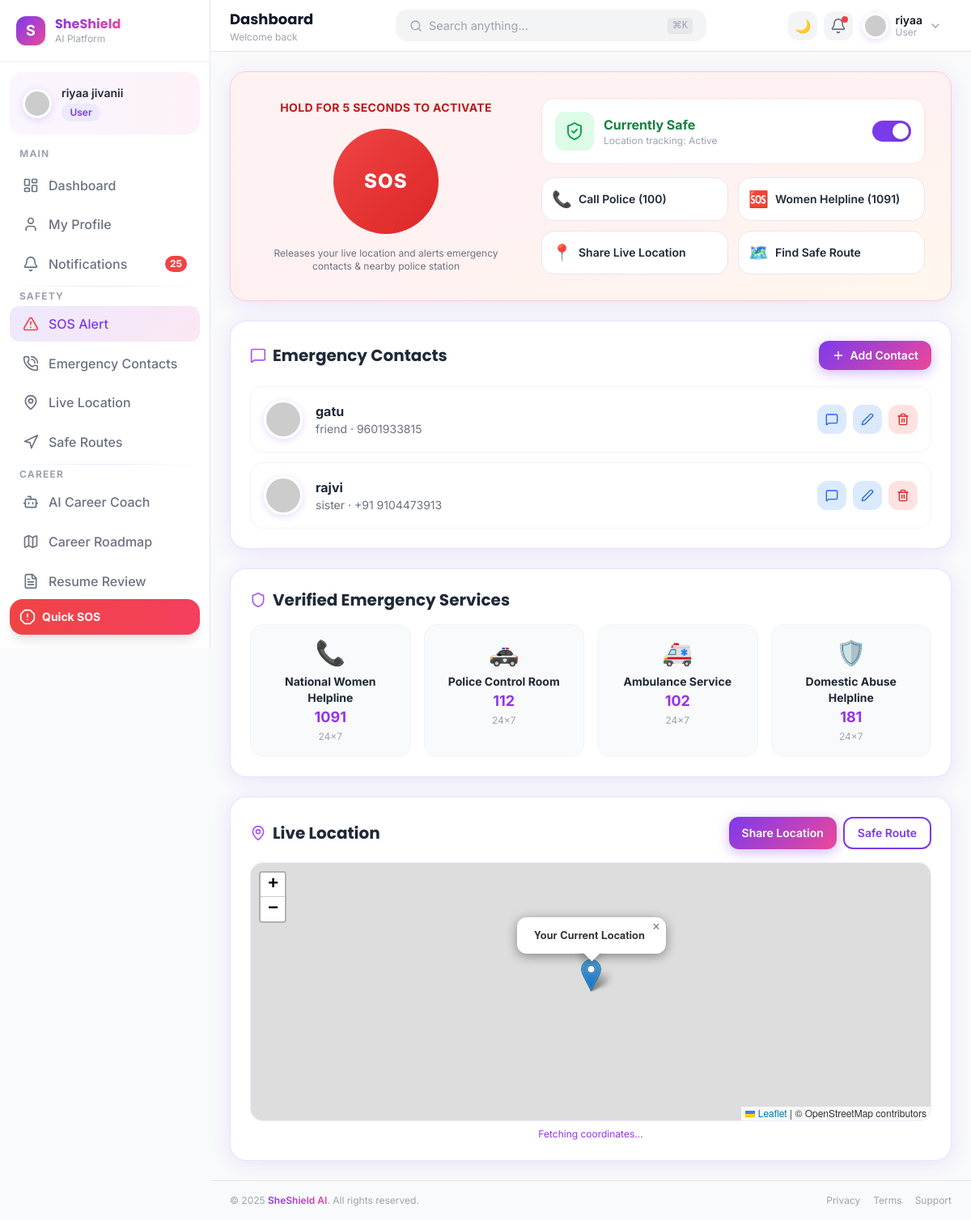
/safety/sos/ (signed in), run on the app's committed database.
### core/models.py (models this page shows, shortened)
class User(AbstractUser):
    ROLE_CHOICES = [
        ('user', 'User'),
        ('mentor', 'Mentor'),
        ('admin', 'Admin'),
    ]
    role = models.CharField(max_length=10, choices=ROLE_CHOICES, default='user')
    phone = models.CharField(max_length=15, blank=True)
    date_of_birth = models.DateField(null=True, blank=True)
    city = models.CharField(max_length=100, blank=True)
    bio = models.TextField(blank=True)
    profile_photo = models.ImageField(upload_to='profiles/', null=True, blank=True)
    resume = models.FileField(upload_to='resumes/', null=True, blank=True)
    safety_score = models.IntegerField(default=85)
    is_location_sharing = models.BooleanField(default=True)
    created_at = models.DateTimeField(auto_now_add=True)
    @property
    def dob(self):
        return self.date_of_birth

class EmergencyContact(models.Model):
    RELATION_CHOICES = [
        ('mother', 'Mother'), ('father', 'Father'), ('sister', 'Sister'),
        ('brother', 'Brother'), ('friend', 'Friend'), ('spouse', 'Spouse'), ('other', 'Other'),
    ]
    user = models.ForeignKey(User, on_delete=models.CASCADE, related_name='emergency_contacts')
    name = models.CharField(max_length=100)
    phone = models.CharField(max_length=15)
    relation = models.CharField(max_length=20, choices=RELATION_CHOICES, default='other')
    is_primary = models.BooleanField(default=False)

class VerifiedService(models.Model):
    name = models.CharField(max_length=100)
    number = models.CharField(max_length=20)
    icon = models.CharField(max_length=10, default='🚑')
    availability = models.CharField(max_length=50, default='24x7')

### safety/views.py (the view)
# urls.py: path('safety/sos/', views.sos_view, name='sos'),
@login_required
def sos_view(request):
    user = request.user
    return render(request, 'safety/sos.html', {
        'emergency_contacts': user.emergency_contacts.all(),
        'recent_sos': user.sos_alerts.order_by('-created_at')[:5],
        'emergency_services': VerifiedService.objects.all(),
        'safety_score': getattr(user, 'safety_score', 95),
    })

### templates/safety/sos.html (shortened to what this page needs)
{% extends 'layouts/dashboard_layout.html' %}
{% load static %}
{% block content %}
<div class="space-y-6">
  <div class="card p-8 bg-gradient-to-br from-red-50 via-rose-50 to-orange-50 dark:from-red-900/15 dark:to-orange-900/10 border-red-200 dark:border-red-900/30">
    <div class="flex flex-col lg:flex-row items-center gap-8">
      <div class="flex flex-col items-center gap-4">
        <p class="text-sm font-bold text-red-700 dark:text-red-400 tracking-wide uppercase">Hold for 5 seconds to activate</p>
        <button id="sosBtn" class="sos-btn">
          <span>SOS</span>
        </button>
        <p class="text-xs text-gray-500 text-center max-w-xs">Releases your live location and alerts emergency contacts & nearby police station</p>
      </div>
      <div class="flex-1 space-y-4">
        <div class="flex items-center gap-3 p-4 bg-white dark:bg-white/5 rounded-2xl border border-red-100 dark:border-red-900/20">
          <div class="w-12 h-12 bg-green-100 dark:bg-green-900/30 rounded-xl flex items-center justify-center">
            <i data-lucide="shield-check" class="w-6 h-6 text-green-600"></i>
          </div>
          <div>
            <p class="font-bold text-green-700 dark:text-green-400">Currently Safe</p>
            <p class="text-xs text-gray-400">Location tracking: Active</p>
          </div>
          <label class="toggle ml-auto flex-shrink-0">
            <span class="toggle-slider"></span>
          </label>
        </div>
        <div class="grid grid-cols-2 gap-3">
          <button onclick="callEmergency()" class="flex items-center gap-2 p-3 bg-white dark:bg-white/5 rounded-2xl border border-gray-200 dark:border-white/10 font-semibold text-sm hover:border-red-400 hover:bg-red-50 dark:hover:bg-red-900/10 transition">
            <span class="text-xl">📞</span> Call Police (100)
          </button>
          <button onclick="callEmergency(1091)" class="flex items-center gap-2 p-3 bg-white dark:bg-white/5 rounded-2xl border border-gray-200 dark:border-white/10 font-semibold text-sm hover:border-pink-400 hover:bg-pink-50 dark:hover:bg-pink-900/10 transition">
            <span class="text-xl">🆘</span> Women Helpline (1091)
          </button>
          <button onclick="shareLocation()" class="flex items-center gap-2 p-3 bg-white dark:bg-white/5 rounded-2xl border border-gray-200 dark:border-white/10 font-semibold text-sm hover:border-blue-400 hover:bg-blue-50 dark:hover:bg-blue-900/10 transition">
            <span class="text-xl">📍</span> Share Live Location
          </button>
          <a href="{% url 'safe_route' %}" class="flex items-center gap-2 p-3 bg-white dark:bg-white/5 rounded-2xl border border-gray-200 dark:border-white/10 font-semibold text-sm hover:border-green-400 hover:bg-green-50 dark:hover:bg-green-900/10 transition">
            <span class="text-xl">🗺️</span> Find Safe Route
          </a>
        </div>
      </div>
    </div>
  </div>
  <div class="card p-6">
    <div class="flex items-center justify-between mb-5">
      <h3 class="font-display font-bold text-xl flex items-center gap-2">
        <i data-lucide="message-square" class="w-5 h-5 text-purple-500"></i> Emergency Contacts
      </h3>
      <button class="btn-primary text-sm py-2 px-4 flex items-center gap-1.5" data-modal-open="addContactModal">
        <i data-lucide="plus" class="w-4 h-4"></i> Add Contact
      </button>
    </div>
    <div class="space-y-3" id="contactsList">
      {% for contact in emergency_contacts %}
      <div class="flex items-center gap-4 p-4 border border-gray-100 dark:border-purple-900/30 rounded-2xl hover:bg-gray-50 dark:hover:bg-white/5 transition">
        <img src="https://ui-avatars.com/api/?name={{ contact.name }}&background=7C3AED&color=fff&size=48" class="avatar w-12 h-12" alt="{{ contact.name }}"/>
        <div class="flex-1">
          <p class="font-bold">{{ contact.name }}</p>
          <p class="text-sm text-gray-500">{{ contact.relation }} · {{ contact.phone }}</p>
        </div>
        <div class="flex items-center gap-2">
          <a href="sms:{{ contact.phone }}?body=Emergency! Please help me!" class="w-9 h-9 rounded-xl bg-blue-100 dark:bg-blue-900/30 flex items-center justify-center text-blue-600 hover:bg-blue-200 transition" title="Send SMS">
            <i data-lucide="message-square" class="w-4 h-4"></i>
          </a>
          <button class="w-9 h-9 rounded-xl bg-blue-100 dark:bg-blue-900/30 flex items-center justify-center text-blue-600 hover:bg-blue-200 transition" onclick="editContact('{{ contact.id }}')">
            <i data-lucide="edit-2" class="w-4 h-4"></i>
          </button>
          <button class="w-9 h-9 rounded-xl bg-red-100 dark:bg-red-900/30 flex items-center justify-center text-red-600 hover:bg-red-200 transition" onclick="deleteContact('{{ contact.id }}')">
            <i data-lucide="trash-2" class="w-4 h-4"></i>
          </button>
        </div>
      </div>
      {% endfor %}
    </div>
  </div>
  <div class="card p-6">
    <h3 class="font-display font-bold text-xl mb-4 flex items-center gap-2">
      <i data-lucide="shield" class="w-5 h-5 text-purple-500"></i> Verified Emergency Services
    </h3>
    <div class="grid grid-cols-1 sm:grid-cols-2 lg:grid-cols-4 gap-4">
      {% for service in emergency_services %}
      <div class="p-4 bg-gray-50 dark:bg-white/5 rounded-2xl text-center border border-gray-100 dark:border-white/10 hover:border-purple-300 transition">
        <span class="text-3xl">{{ service.icon }}</span>
        <p class="font-bold mt-2 text-sm">{{ service.name }}</p>
        <a href="tel:{{ service.number }}" class="text-purple-600 font-bold text-lg">{{ service.number }}</a>
        <p class="text-xs text-gray-400 mt-0.5">{{ service.availability }}</p>
      </div>
      {% endfor %}
    </div>
  </div>
  <div class="card p-6">
    <div class="flex items-center justify-between mb-4">
      <h3 class="font-display font-bold text-xl flex items-center gap-2">
        <i data-lucide="map-pin" class="w-5 h-5 text-purple-500"></i> Live Location
      </h3>
      <div class="flex gap-2">
        <button onclick="shareLocation()" class="btn-primary text-sm py-2 px-4">Share Location</button>
        <a href="{% url 'safe_route' %}" class="btn-outline text-sm py-2 px-4">Safe Route</a>
      </div>
    </div>
    <link rel="stylesheet" href="https://unpkg.com/leaflet@1.9.4/dist/leaflet.css"/>
    <div id="sosMapEl" class="w-full rounded-2xl overflow-hidden border border-purple-100 dark:border-purple-900/30" style="height:320px; z-index: 1;"></div>
    <p class="text-xs text-purple-600 dark:text-purple-400 mt-2 text-center" id="locationText">Fetching coordinates…</p>
  </div>
</div>
{% endblock %}

### templates/components/sidebar.html (shortened to what this page needs)
{% load static %}
<aside id="sidebar" class="sidebar flex flex-col">
  <div class="flex items-center gap-3 px-5 py-5 border-b border-purple-100 dark:border-purple-900/30">
    <div class="w-9 h-9 rounded-xl gradient-bg flex items-center justify-center shadow flex-shrink-0">
      <span class="text-white font-bold text-lg">S</span>
    </div>
    <div class="sidebar-text">
      <p class="font-display font-bold text-base gradient-text leading-tight">SheShield</p>
      <p class="text-xs text-gray-400">AI Platform</p>
    </div>
  </div>
  <div class="flex items-center gap-3 px-4 py-4 mx-3 mt-3 rounded-2xl bg-gradient-to-r from-purple-50 to-pink-50 dark:from-purple-900/20 dark:to-pink-900/10">
    <img src="{% if request.user.profile_photo %}{{ request.user.profile_photo.url }}{% else %}https://ui-avatars.com/api/?name={{ request.user.first_name|urlencode }}+{{ request.user.last_name|urlencode }}&background=7C3AED&color=fff{% endif %}"
         alt="Avatar" class="avatar w-9 h-9"/>
    <div class="sidebar-text flex-1 min-w-0">
      <p class="font-semibold text-sm truncate">{{ request.user.get_full_name|default:'Guest User' }}</p>
      <span class="badge badge-purple text-xs">{{ request.user.role|default:'User'|capfirst }}</span>
    </div>
  </div>
  <nav class="flex-1 overflow-y-auto px-3 py-4 space-y-1">
    <p class="sidebar-text text-xs font-bold text-gray-400 uppercase tracking-widest px-3 mb-2">Main</p>
    <a href="{% url 'dashboard' %}" class="sidebar-link" id="navDashboard">
      <i data-lucide="layout-dashboard" class="icon"></i>
      <span class="sidebar-text">Dashboard</span>
    </a>
    <a href="{% url 'profile' %}" class="sidebar-link" id="navProfile">
      <i data-lucide="user" class="icon"></i>
      <span class="sidebar-text">My Profile</span>
    </a>
    <a href="{% url 'notifications' %}" class="sidebar-link relative" id="navNotif">
      <i data-lucide="bell" class="icon"></i>
      <span class="sidebar-text">Notifications</span>
      {% if unread_notifications_count > 0 %}
      <span class="ml-auto sidebar-text bg-red-500 text-white text-xs px-1.5 py-0.5 rounded-full font-bold">{{ unread_notifications_count }}</span>
      {% endif %}
    </a>
    <div class="section-divider"></div>
    <p class="sidebar-text text-xs font-bold text-gray-400 uppercase tracking-widest px-3 mb-2">Safety</p>
    <a href="{% url 'sos' %}" class="sidebar-link" id="navSOS">
      <i data-lucide="alert-triangle" class="icon text-red-500"></i>
      <span class="sidebar-text">SOS Alert</span>
    </a>
    <a href="{% url 'emergency_contacts' %}" class="sidebar-link" id="navContacts">
      <i data-lucide="phone-call" class="icon"></i>
      <span class="sidebar-text">Emergency Contacts</span>
    </a>
    <a href="{% url 'live_location' %}" class="sidebar-link" id="navLocation">
      <i data-lucide="map-pin" class="icon"></i>
      <span class="sidebar-text">Live Location</span>
    </a>
    <a href="{% url 'safe_route' %}" class="sidebar-link" id="navRoute">
      <i data-lucide="navigation" class="icon"></i>
      <span class="sidebar-text">Safe Routes</span>
    </a>
    <div class="section-divider"></div>
    <p class="sidebar-text text-xs font-bold text-gray-400 uppercase tracking-widest px-3 mb-2">Career</p>
    <a href="{% url 'career_chat' %}" class="sidebar-link" id="navChat">
      <i data-lucide="bot" class="icon"></i>
      <span class="sidebar-text">AI Career Coach</span>
    </a>
    <a href="{% url 'career_roadmap' %}" class="sidebar-link" id="navRoadmap">
      <i data-lucide="map" class="icon"></i>
      <span class="sidebar-text">Career Roadmap</span>
    </a>
    <a href="{% url 'resume_review' %}" class="sidebar-link" id="navResume">
      <i data-lucide="file-text" class="icon"></i>
      <span class="sidebar-text">Resume Review</span>
    </a>
  </nav>
  <div class="px-3 pb-4 sidebar-text">
    <a href="{% url 'sos' %}"
       class="flex items-center gap-2 p-3 rounded-2xl bg-gradient-to-r from-red-500 to-rose-500 text-white font-bold text-sm shadow-lg hover:opacity-90 transition">
      <i data-lucide="alert-octagon" class="w-5 h-5"></i>
      <span>Quick SOS</span>
    </a>
  </div>
</aside>

### templates/components/navbar.html (shortened to what this page needs)
{% load static %}
<nav class="navbar flex items-center justify-between px-4 lg:px-6 gap-4">
  <div class="flex items-center gap-3">
    <div>
      <h1 class="font-display font-bold text-base lg:text-lg text-gray-900 dark:text-white leading-tight">{% block page_title %}Dashboard{% endblock %}</h1>
      <p class="text-xs text-gray-400 hidden sm:block">{% block page_subtitle %}Welcome back{% endblock %}</p>
    </div>
  </div>
  <div class="hidden md:flex flex-1 max-w-sm mx-auto">
    <div class="search-bar w-full">
      <i data-lucide="search" class="w-4 h-4 text-gray-400"></i>
      <input type="search" id="globalSearch" placeholder="Search anything…" class="text-sm"/>
      <kbd class="hidden lg:inline text-xs text-gray-400 bg-gray-200 dark:bg-white/10 px-1.5 py-0.5 rounded font-mono">⌘K</kbd>
    </div>
  </div>
  <div class="flex items-center gap-2">
    <button data-dark-toggle-btn class="w-9 h-9 rounded-xl bg-gray-100 dark:bg-white/5 flex items-center justify-center hover:bg-purple-50 dark:hover:bg-purple-900/30 transition">
      <span data-dark-icon class="text-base">🌙</span>
    </button>
    <div class="relative">
      <button id="notifBell" class="w-9 h-9 rounded-xl bg-gray-100 dark:bg-white/5 flex items-center justify-center hover:bg-purple-50 dark:hover:bg-purple-900/30 transition relative">
        <i data-lucide="bell" class="w-5 h-5 text-gray-500 dark:text-gray-300"></i>
        {% if unread_notifications_count > 0 %}
        <span class="absolute top-1.5 right-1.5 w-2 h-2 bg-red-500 rounded-full"></span>
        {% endif %}
      </button>
    </div>
    <div class="relative">
      <button data-dropdown="profileMenu" class="flex items-center gap-2 pl-1 pr-3 py-1 rounded-xl hover:bg-gray-100 dark:hover:bg-white/5 transition">
        <img src="{% if request.user.profile_photo %}{{ request.user.profile_photo.url }}{% else %}https://ui-avatars.com/api/?name={{ request.user.first_name|urlencode }}+{{ request.user.last_name|urlencode }}&background=7C3AED&color=fff&size=40{% endif %}"
             alt="avatar" class="avatar w-8 h-8 flex-shrink-0"/>
        <div class="hidden sm:block text-left">
          <p class="text-sm font-semibold text-gray-900 dark:text-white leading-none">{{ request.user.first_name|default:'Guest' }}</p>
          <p class="text-xs text-gray-400 leading-none mt-0.5">{{ request.user.role|default:'User'|capfirst }}</p>
        </div>
        <i data-lucide="chevron-down" class="w-4 h-4 text-gray-400 hidden sm:block"></i>
      </button>
    </div>
  </div>
</nav>

### data on the page
User: user.get_full_name "riyaa jivanii", user.role "User", user.first_name "riyaa"
EmergencyContact: name "gatu", relation "friend", phone "9601933815"
EmergencyContact: name "rajvi", relation "sister", phone "+91 9104473913"
VerifiedService: icon "📞", name "National Women Helpline", number "1091", availability "24x7"
VerifiedService: icon "🚓", name "Police Control Room", number "112", availability "24x7"
VerifiedService: icon "🚑", name "Ambulance Service", number "102", availability "24x7"
VerifiedService: icon "🛡️", name "Domestic Abuse Helpline", number "181", availability "24x7"

### other printed values
{{ unread_notifications_count }} "25"
